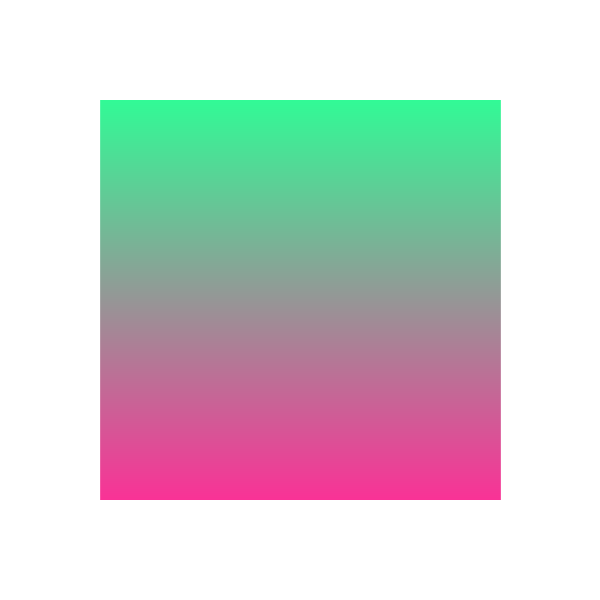
Frame 1 (no input)
Frame 60 (the mouse pressed at the canvas centre just before this capture): identical to frame 1, image omitted
Frame 120 (the mouse held since frame 60 and released just before this capture): identical to frame 1, image omitted

The Processing sketch that drew this single still picture (run headless with seeded random() and noise(); from frame 60 on, the mouse is pressed at the canvas centre):

// Processing sketch: w05c_loopGradient
// ── w05c_loopGradient.pde
// code 1 fall 2019
// bryan ma

// this code uses a loop to draw a gradient,
// using lines with mapped colors.

void setup() {
  size(600, 600);
}

void draw() {
  background(255);
  
  for (int i = 100; i < 500; i++) {
    float r = map(i, 100, 500, 50, 250);
    float g = map(i, 500, 100, 50, 250);
    float b = 150;
    stroke(r, g, b);
    line(100, i, 500, i);
  }

}
